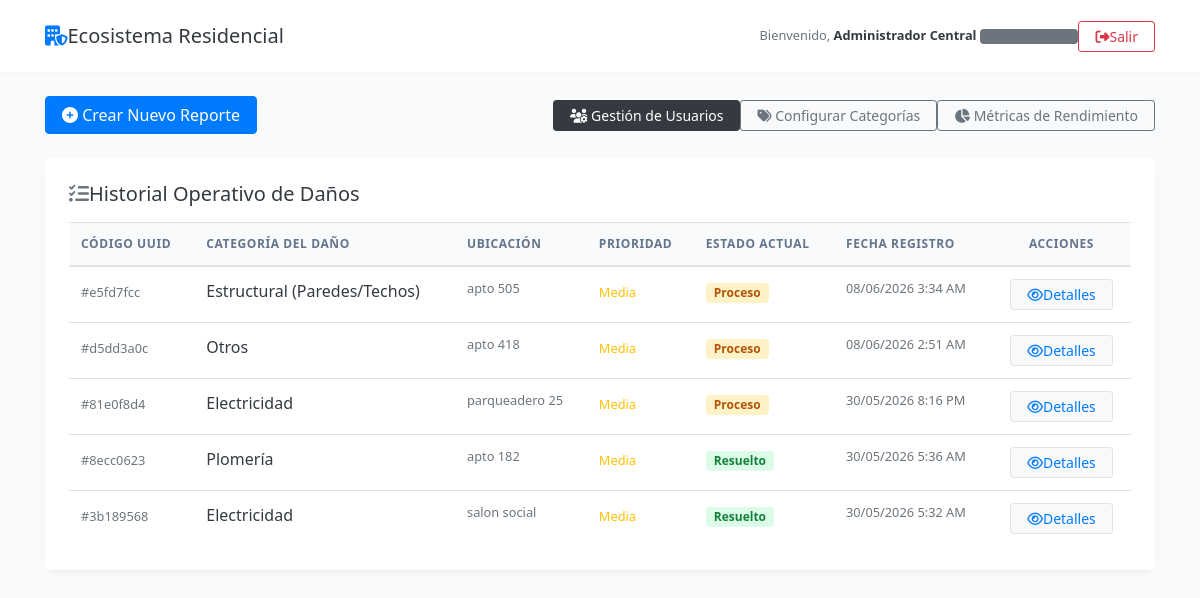
Page /dashboard.php (signed in) on the committed database.
### tables this page shows
CREATE TABLE `reportes` (
  `id` int(11) NOT NULL,
  `categoria_id` int(11) DEFAULT NULL,
  `ticket_uuid` varchar(36) NOT NULL,
  `categoria` varchar(100) NOT NULL,
  `descripcion` text NOT NULL,
  `ubicacion` varchar(255) NOT NULL,
  `prioridad` enum('Baja','Media','Alta','Crítica') DEFAULT 'Media',
  `usuario_reporta_id` int(11) NOT NULL,
  `usuario_asignado_id` int(11) DEFAULT NULL,
  `estado_id` int(11) DEFAULT 1,
  `imagen_url` varchar(255) DEFAULT NULL,
  `fecha_reporte` timestamp NOT NULL DEFAULT current_timestamp(),
  `fecha_actualizacion` timestamp NOT NULL DEFAULT current_timestamp() ON UPDATE current_timestamp()
);

CREATE TABLE `estados` (
  `id` int(11) NOT NULL,
  `nombre` varchar(50) NOT NULL
);

CREATE TABLE `categorias` (
  `id` int(11) NOT NULL,
  `nombre` varchar(100) NOT NULL,
  `activo` tinyint(1) DEFAULT 1
);

### dashboard.php (the view, shortened to what this page needs)
<?php
require_once 'config/database.php';
$usuario_id = intval($_SESSION['usuario_id']);
$nombre_usuario = $_SESSION['usuario_nombre'];
$rol_id = intval($_SESSION['usuario_rol_id']);
$query = "SELECT r.*, c.nombre AS nombre_categoria, e.nombre AS nombre_estado
          FROM reportes r
          LEFT JOIN categorias c ON r.categoria_id = c.id
          LEFT JOIN estados e ON r.estado_id = e.id";
$query .= " ORDER BY r.fecha_reporte DESC";
try {
    $stmt = $pdo->prepare($query);
    if ($rol_id === 2) {
        $stmt->execute(['usuario_id' => $usuario_id]);
    } else {
        $stmt->execute();
    }
    $tickets = $stmt->fetchAll();
} catch (PDOException $e) {
    die("Error de comunicación con la infraestructura de datos: " . $e->getMessage());
}
?>
<!DOCTYPE html>
<html lang="es">
<head>
    <link href="css/bootstrap.min.css" rel="stylesheet">
    <link rel="stylesheet" href="css/all.min.css">
</head>
<body>
    <nav class="navbar navbar-expand-lg navbar-custom py-3 mb-4">
        <div class="container">
            <a class="navbar-brand fw-bold text-dark" href="dashboard.php">
                <i class="fa-solid fa-building-shield text-primary me-2"></i>Ecosistema Residencial
            </a>
            <div class="d-flex align-items-center gap-3">
                <span class="text-secondary small">
                    Bienvenido, <strong class="text-dark"><?= htmlspecialchars($nombre_usuario) ?></strong>
                    <span class="badge bg-secondary text-uppercase ms-1" style="font-size: 10px;"><?= htmlspecialchars($_SESSION['usuario_rol_nombre'] ?? 'Usuario') ?></span>
                </span>
                <a href="logout.php" class="btn btn-sm btn-outline-danger fw-bold px-3">
                    <i class="fa-solid fa-right-from-bracket me-1"></i>Salir
                </a>
            </div>
        </div>
    </nav>
    <div class="container">
        <div class="d-flex flex-wrap justify-content-between align-items-center gap-3 mb-4">
            <div>
                <a href="guardar_reporte.php" class="btn btn-primary fw-bold px-3 shadow-sm">
                    <i class="fa-solid fa-circle-plus me-1"></i> Crear Nuevo Reporte
                </a>
            </div>
            <?php if ($rol_id === 1): ?>
                <div class="d-flex gap-2">
                    <a href="procesar_usuario.php" class="btn btn-dark fw-bold btn-sm px-3 shadow-sm">
                        <i class="fa-solid fa-users-gear me-1"></i> Gestión de Usuarios
                    </a>
                    <a href="admin_categorias.php" class="btn btn-outline-secondary fw-bold btn-sm px-3">
                        <i class="fa-solid fa-tags me-1"></i> Configurar Categorías
                    </a>
                    <a href="reportes_estadisticas.php" class="btn btn-outline-secondary fw-bold btn-sm px-3">
                        <i class="fa-solid fa-chart-pie me-1"></i> Métricas de Rendimiento
                    </a>
                </div>
            <?php endif; ?>
        </div>
        <div class="card card-custom">
            <div class="card-body p-4 bg-white rounded">
                <h5 class="fw-bold text-dark mb-3"><i class="fa-solid fa-list-check text-muted me-2"></i>Historial Operativo de Daños</h5>
                <div class="table-responsive">
                    <table class="table table-hover table-custom align-middle mb-0">
                        <thead>
                            <tr>
                                <th>Código UUID</th>
                                <th>Categoría del Daño</th>
                                <th>Ubicación</th>
                                <th>Prioridad</th>
                                <th>Estado Actual</th>
                                <th>Fecha Registro</th>
                                <th class="text-center">Acciones</th>
                            </tr>
                        </thead>
                        <tbody>
                            <?php if (!empty($tickets)): ?>
                                <?php foreach ($tickets as $ticket): ?>
                                    <tr>
                                        <td>
                                            <span class="text-muted small font-monospace fw-bold">
                                                #<?= substr($ticket['ticket_uuid'], 0, 8) ?>
                                            </span>
                                        </td>
                                        <td>
                                            <span class="fw-semibold text-dark">
                                                <?= htmlspecialchars($ticket['nombre_categoria'] ?? $ticket['categoria']) ?>
                                            </span>
                                        </td>
                                        <td class="text-secondary small"><?= htmlspecialchars($ticket['ubicacion']) ?></td>
                                        <td>
                                            <?php
                                                $prioClass = 'text-success';
                                                if($ticket['prioridad'] === 'Media') $prioClass = 'text-warning';
                                            ?>
                                            <span class="<?= $prioClass ?> small"><?= $ticket['prioridad'] ?></span>
                                        </td>
                                        <td>
                                            <?php $estado_limpio = strtolower($ticket['nombre_estado'] ?? 'creado'); ?>
                                            <span class="badge badge-<?= $estado_limpio ?> px-2 py-1 text-capitalize" style="font-size: 12px;">
                                                <?= htmlspecialchars($ticket['nombre_estado'] ?? 'Creado') ?>
                                            </span>
                                        </td>
                                        <td class="text-muted small"><?= date('d/m/Y g:i A', strtotime($ticket['fecha_reporte'])) ?></td>
                                        <td class="text-center">
                                            <a href="ver_ticket.php?uuid=<?= $ticket['ticket_uuid'] ?>" class="btn btn-sm btn-light border fw-semibold text-primary px-3 py-1">
                                                <i class="fa-regular fa-eye me-1"></i>Detalles
                                            </a>
                                        </td>
                                    </tr>
                                <?php endforeach; ?>
                            <?php endif; ?>
                        </tbody>
                    </table>
                </div>
            </div>
        </div>
    </div>
</body>
</html>

### dashboard.php (style rules this page uses)
body { background-color: #f8fafc; font-family: 'Segoe UI', system-ui, sans-serif; }
.navbar-custom { background-color: #ffffff; box-shadow: 0 2px 4px rgba(0,0,0,0.02); }
.card-custom { border: none; border-radius: 10px; box-shadow: 0 4px 6px -1px rgba(0,0,0,0.05); }
.table-custom th { font-size: 0.75rem; text-transform: uppercase; letter-spacing: 0.05em; color: #64748b; background-color: #f8fafc; }
.badge-proceso { background-color: #fef3c7 !important; color: #b45309 !important; }
.badge-resuelto { background-color: #dcfce7 !important; color: #15803d !important; }

### rows in the picture
reportes: ticket_uuid "e5fd7fcc", categoria "Estructural (Paredes/Techos)", ubicacion "apto 505", prioridad "Media", estado.nombre "Proceso", fecha_reporte "08/06/2026 3:34 AM"
reportes: ticket_uuid "d5dd3a0c", categoria.nombre "Otros", ubicacion "apto 418", prioridad "Media", estado.nombre "Proceso", fecha_reporte "08/06/2026 2:51 AM"
reportes: ticket_uuid "81e0f8d4", categoria.nombre "Electricidad", ubicacion "parqueadero 25", prioridad "Media", estado.nombre "Proceso", fecha_reporte "30/05/2026 8:16 PM"
reportes: ticket_uuid "8ecc0623", categoria.nombre "Plomería", ubicacion "apto 182", prioridad "Media", estado.nombre "Resuelto", fecha_reporte "30/05/2026 5:36 AM"
reportes: ticket_uuid "3b189568", categoria.nombre "Electricidad", ubicacion "salon social", prioridad "Media", estado.nombre "Resuelto", fecha_reporte "30/05/2026 5:32 AM"

### other values in the picture
$nombre_usuario "Administrador Central"
